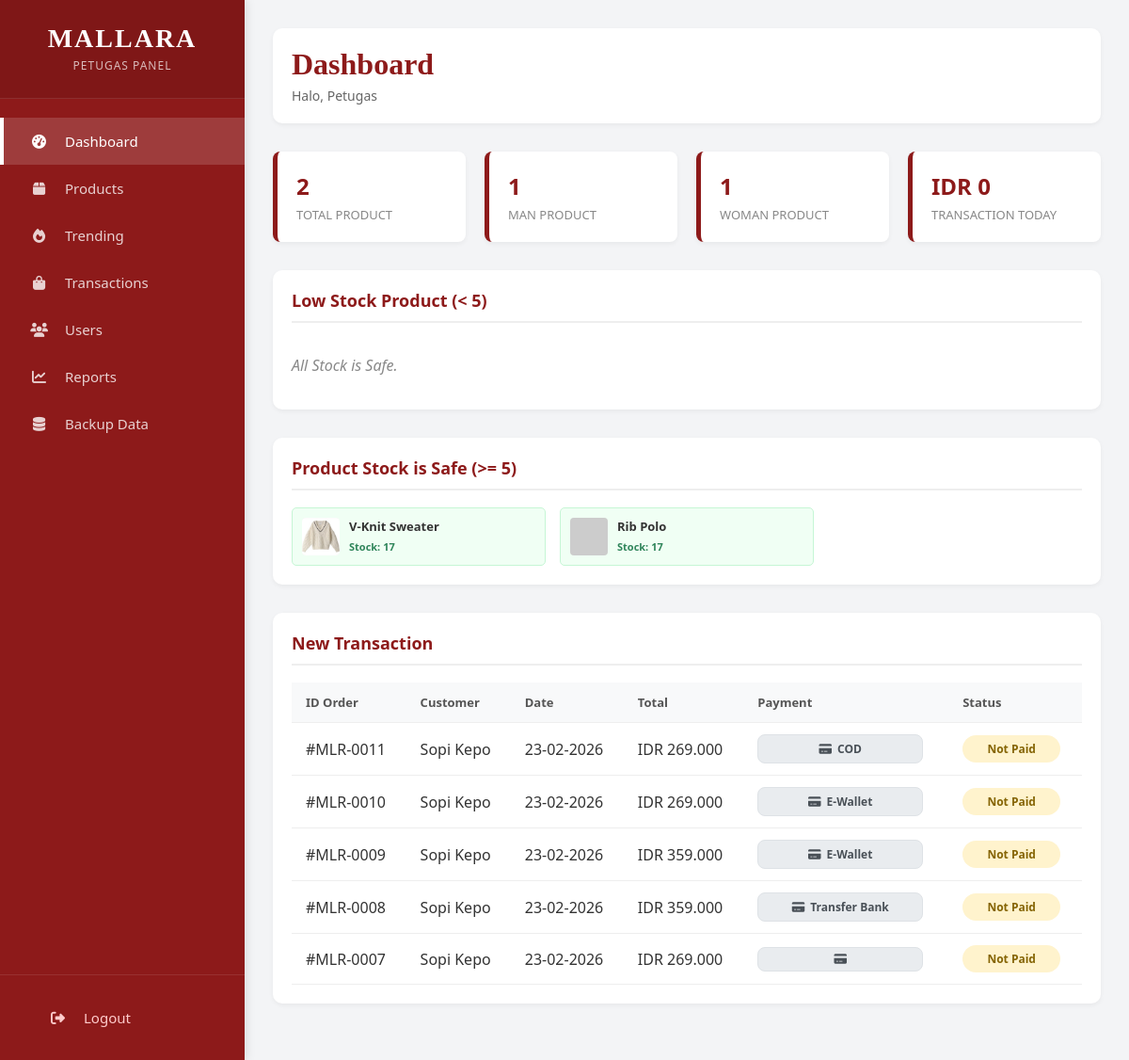
Screenshot of /petugas/dashboard.php (signed in) with the database file from the repository.
### tables this page shows
CREATE TABLE `products` (
  `id` int(11) NOT NULL,
  `name` varchar(100) DEFAULT NULL,
  `price` int(11) DEFAULT NULL,
  `category` enum('man','woman') DEFAULT NULL,
  `image` varchar(255) DEFAULT NULL,
  `stock` int(11) DEFAULT 0,
  `rating` decimal(3,1) DEFAULT 0.0,
  `sold` int(11) DEFAULT 0,
  `is_trending` tinyint(1) DEFAULT 0,
  `description` text DEFAULT NULL,
  `created_at` timestamp NOT NULL DEFAULT current_timestamp()
);

CREATE TABLE `orders` (
  `id` int(11) NOT NULL,
  `user_id` int(11) NOT NULL,
  `invoice_code` varchar(50) DEFAULT NULL,
  `total` decimal(10,2) DEFAULT 0.00,
  `status` enum('Not Paid','Packed','Delivery','Completed','Cancelled','Rating') DEFAULT 'Not Paid',
  `payment_method` varchar(50) DEFAULT NULL,
  `shipping_name` varchar(100) DEFAULT NULL,
  `shipping_phone` varchar(20) DEFAULT NULL,
  `shipping_address` text DEFAULT NULL,
  `items_detail` text DEFAULT NULL,
  `created_at` timestamp NOT NULL DEFAULT current_timestamp()
);

CREATE TABLE `users` (
  `id` int(11) NOT NULL,
  `full_name` varchar(100) DEFAULT NULL,
  `no_telp` varchar(20) DEFAULT NULL,
  `email` varchar(100) NOT NULL,
  `username` varchar(100) NOT NULL,
  `password` varchar(255) NOT NULL,
  `role` enum('admin','petugas','customer') DEFAULT NULL,
  `created_at` timestamp NOT NULL DEFAULT current_timestamp(),
  `phone` varchar(50) DEFAULT NULL,
  `address` text DEFAULT NULL,
  `photo` varchar(255) DEFAULT NULL
);

### petugas/dashboard.php (the view, shortened to what this page needs)
<?php
require '../config/database.php';
function getPaymentLabel($method) {
    $labels = [
        'bank' => 'Transfer Bank',
        'ewallet' => 'E-Wallet',
        'cod' => 'COD'
    ];
    return $labels[$method] ?? ucfirst($method);
}
 $displayName = htmlspecialchars($_SESSION['full_name']);
if (strtolower($displayName) == 'admin') {
    $displayName = 'Petugas';
}
 $qTotalProd = mysqli_query($conn, "SELECT COUNT(*) as c FROM products");
 $totalProd = mysqli_fetch_assoc($qTotalProd)['c'];
 $todayRevenue = 0;
 $qMan = mysqli_query($conn, "SELECT COUNT(*) as c FROM products WHERE category='Man'");
 $countMan = mysqli_fetch_assoc($qMan)['c'];
 $qWoman = mysqli_query($conn, "SELECT COUNT(*) as c FROM products WHERE category='Woman'");
 $countWoman = mysqli_fetch_assoc($qWoman)['c'];
 $qTrx = mysqli_query($conn, "SELECT o.*, u.full_name FROM orders o JOIN users u ON o.user_id = u.id ORDER BY o.id DESC LIMIT 5");
 $qLowStock = mysqli_query($conn, "SELECT * FROM products WHERE stock < 5 ORDER BY stock ASC");
 $qSafeStock = mysqli_query($conn, "SELECT * FROM products WHERE stock >= 5 ORDER BY id DESC LIMIT 3");
?>
<!DOCTYPE html>
<html lang="id">
<head>
    <link rel="stylesheet" href="../assets/css/style.css">
    <link rel="stylesheet" href="https://cdnjs.cloudflare.com/ajax/libs/font-awesome/6.4.0/css/all.min.css">
</head>
<body>
    <aside class="sidebar">
        <div class="sidebar-header"><h2>MALLARA</h2><span>PETUGAS PANEL</span></div>
        <nav class="sidebar-menu">
            <a href="dashboard.php" class="menu-item active"><i class="fas fa-tachometer-alt"></i> <span>Dashboard</span></a>
            <a href="products.php" class="menu-item"><i class="fas fa-box"></i> <span>Products</span></a>
            <a href="trending.php" class="menu-item"><i class="fas fa-fire"></i> <span>Trending</span></a>
            <a href="orders.php" class="menu-item"><i class="fas fa-shopping-bag"></i> <span>Transactions</span></a>
            <a href="users.php" class="menu-item"><i class="fas fa-users"></i> <span>Users</span></a>
            <a href="reports.php" class="menu-item"><i class="fas fa-chart-line"></i> <span>Reports</span></a>
            <a href="backup_data.php" class="menu-item"><i class="fas fa-database"></i> <span>Backup Data</span></a>
        </nav>
        <div class="sidebar-footer"><a href="../auth/logout.php" class="menu-item" style="color: #ffcccc;"><i class="fas fa-sign-out-alt"></i> <span>Logout</span></a></div>
    </aside>
    <main class="main-content">
        <div class="admin-topbar">
            <div class="welcome-text"><h1>Dashboard</h1><p>Halo, <?= $displayName ?></p></div>
        </div>
        <div class="stats-grid">
            <div class="stat-card"><div class="stat-info"><h3><?= $totalProd ?></h3><p>Total Product</p></div></div>
            <div class="stat-card"><div class="stat-info"><h3><?= $countMan ?></h3><p>Man Product</p></div></div>
            <div class="stat-card"><div class="stat-info"><h3><?= $countWoman ?></h3><p>Woman Product</p></div></div>
            <div class="stat-card"><div class="stat-info"><h3>IDR <?= number_format($todayRevenue, 0, ',', '.') ?></h3><p>Transaction Today</p></div></div>
        </div>
        <div class="section-card">
            <h3 class="section-title">Low Stock Product (< 5)</h3>
            <div class="stock-list">
                <?php if (mysqli_num_rows($qLowStock) > 0): ?>
                    <?php while($ls = mysqli_fetch_assoc($qLowStock)):
                        $imgPath = "../assets/img/products/" . $ls['category'] . "/" . $ls['image'];
                        if(!file_exists($imgPath)) $imgPath = "https://picsum.photos/seed/low/50/50";
                    ?>
                    <div class="stock-item low">
                        <img src="<?= $imgPath ?>" alt="img">
                        <div class="stock-text">
                            <h5><?= $ls['name'] ?></h5>
                            <span>Stock: <?= $ls['stock'] ?></span>
                        </div>
                    </div>
                    <?php endwhile; ?>
                <?php else: ?>
                    <p style="color:#888; font-style:italic;">All Stock is Safe.</p>
                <?php endif; ?>
            </div>
        </div>
        <div class="section-card">
            <h3 class="section-title">Product Stock is Safe (>= 5)</h3>
            <div class="stock-list">
                <?php if (mysqli_num_rows($qSafeStock) > 0): ?>
                    <?php while($ss = mysqli_fetch_assoc($qSafeStock)):
                        $imgPath = "../assets/img/products/" . $ss['category'] . "/" . $ss['image'];
                        if(!file_exists($imgPath)) $imgPath = "https://picsum.photos/seed/safe/50/50";
                    ?>
                    <div class="stock-item safe">
                        <img src="<?= $imgPath ?>" alt="img">
                        <div class="stock-text">
                            <h5><?= $ss['name'] ?></h5>
                            <span>Stock: <?= $ss['stock'] ?></span>
                        </div>
                    </div>
                    <?php endwhile; ?>
                <?php else: ?>
                    <p style="color:#888;">Tidak ada produk dalam kategori ini.</p>
                <?php endif; ?>
            </div>
        </div>
        <div class="section-card">
            <h3 class="section-title">New Transaction</h3>
            <table>
                <thead><tr><th>ID Order</th><th>Customer</th><th>Date</th><th>Total</th><th>Payment</th><th>Status</th></tr></thead>
                <tbody>
                    <?php if (mysqli_num_rows($qTrx) > 0): ?>
                        <?php while ($row = mysqli_fetch_assoc($qTrx)):
                            $badgeClass = '';
                            $status = $row['status'];
                            if ($status == 'Process') $badgeClass = 'badge-process';
                            elseif ($status == 'Shipped') $badgeClass = 'badge-shipped';
                            elseif ($status == 'Delivered') $badgeClass = 'badge-delivered';
                            elseif ($status == 'Done') $badgeClass = 'badge-done';
                            elseif ($status == 'Cancelled') $badgeClass = 'badge-cancelled';
                            else $badgeClass = 'badge-pending';
                        ?>
                        <tr>
                            <td>#MLR-<?= sprintf('%04d', $row['id']) ?></td>
                            <td><?= $row['full_name'] ?></td>
                            <td><?= date('d-m-Y', strtotime($row['created_at'])) ?></td>
                            <td>IDR <?= number_format($row['total'], 0, ',', '.') ?></td>
                            <td>
                                <span class="payment-badge">
                                    <i class="fas fa-credit-card"></i> <?= getPaymentLabel($row['payment_method']) ?>
                                </span>
                            </td>
                            <td><span class="badge <?= $badgeClass ?>"><?= ucfirst($status) ?></span></td>
                        </tr>
                        <?php endwhile; ?>
                    <?php else: ?>
                        <tr><td colspan="6" style="text-align: center; padding: 20px;">Belum ada transaksi.</td></tr>
                    <?php endif; ?>
                </tbody>
            </table>
        </div>
    </main>
</body>
</html>

### assets/css/style.css (style rules this page uses)
body { margin:0; font-family: 'Segoe UI'; background:#8b0000; color:white; }

### petugas/dashboard.php (style rules this page uses)
:root { --admin-primary: #8d1a1a; --admin-bg: #f3f4f6; }
body { margin: 0; padding: 0; font-family: 'Segoe UI', sans-serif; background: var(--admin-bg); display: flex; min-height: 100vh; color: #333; }
.sidebar { width: 260px; background: var(--admin-primary); color: white; position: fixed; top: 0; left: 0; height: 100%; display: flex; flex-direction: column; box-shadow: 2px 0 10px rgba(0,0,0,0.1); z-index: 1000; }
.sidebar-header { padding: 25px; text-align: center; border-bottom: 1px solid rgba(255,255,255,0.1); background: rgba(0,0,0,0.1); }
.sidebar-header h2 { margin: 0; font-family: 'Times New Roman', serif; letter-spacing: 2px; font-size: 28px; }
.sidebar-header span { font-size: 12px; opacity: 0.7; letter-spacing: 1px; }
.sidebar-menu { flex: 1; padding-top: 20px; }
.menu-item { display: flex; align-items: center; padding: 15px 25px; color: rgba(255,255,255,0.8); text-decoration: none; transition: 0.3s; border-left: 4px solid transparent; font-size: 15px; }
.menu-item i { width: 25px; text-align: center; margin-right: 15px; }
.menu-item:hover, .menu-item.active { background: rgba(255, 255,255, 0.15); color: white; border-left-color: #fff; }
.sidebar-footer { padding: 20px; border-top: 1px solid rgba(255,255,255,0.1); }
.main-content { margin-left: 260px; flex: 1; padding: 30px; width: calc(100% - 260px); }
.admin-topbar { display: flex; justify-content: space-between; align-items: center; margin-bottom: 30px; background: white; padding: 20px; border-radius: 10px; box-shadow: 0 2px 5px rgba(0,0,0,0.05); }
.welcome-text h1 { margin: 0; color: var(--admin-primary); font-family: 'Times New Roman', serif; font-size: 32px; }
.welcome-text p { margin: 5px 0 0; color: #666; font-size: 14px; }
.stats-grid { display: grid; grid-template-columns: repeat(auto-fit, minmax(200px, 1fr)); gap: 20px; margin-bottom: 30px; }
.stat-card { background: white; padding: 20px; border-radius: 8px; box-shadow: 0 2px 5px rgba(0,0,0,0.05); border-left: 5px solid var(--admin-primary); }
.stat-info h3 { margin: 0; font-size: 24px; color: var(--admin-primary); font-weight: bold; }
.stat-info p { margin: 5px 0 0; color: #888; font-size: 13px; text-transform: uppercase; }
.section-card { background: white; padding: 20px; border-radius: 10px; box-shadow: 0 2px 5px rgba(0,0,0,0.05); margin-bottom: 30px; }
.section-title { margin-top: 0; color: var(--admin-primary); border-bottom: 2px solid #eee; padding-bottom: 10px; font-size: 18px; }
.stock-list { display: grid; grid-template-columns: repeat(auto-fill, minmax(200px, 1fr)); gap: 15px; margin-top: 15px; }
.stock-item { display: flex; align-items: center; padding: 10px; border-radius: 5px; border: 1px solid #eee; }
.stock-item img { width: 40px; height: 40px; object-fit: cover; border-radius: 4px; margin-right: 10px; }
.stock-text h5 { margin: 0; font-size: 13px; color: #333; }
.stock-text span { font-size: 11px; font-weight: bold; }
.stock-item.safe { background: #f0fff4; border-color: #c6f6d5; }
.stock-item.safe span { color: #2f855a; }
table { width: 100%; border-collapse: collapse; margin-top: 15px; }
th, td { padding: 12px 15px; text-align: left; border-bottom: 1px solid #eee; }
th { background-color: #f8f9fa; color: #555; font-weight: 600; font-size: 13px; }
.badge { padding: 6px 12px; border-radius: 20px; font-size: 12px; font-weight: bold; color: white; text-transform: capitalize; display: inline-block; min-width: 80px; text-align: center; }
.badge-pending { background: #fff3cd; color: #856404; }
.payment-badge { display: inline-flex; align-items: center; justify-content: center; gap: 6px; padding: 6px 12px; border-radius: 8px; font-size: 12px; font-weight: 600; background: #e9ecef; color: #495057; border: 1px solid #dee2e6; min-width: 150px; text-align: center; white-space: nowrap; }

### rows the page displays
products: category+image (picture), name "V-Knit Sweater", stock "17"
products: name "Rib Polo", stock "17"
orders: id "0011", user.full_name "Sopi Kepo", created_at "23-02-2026", total "269.000", payment_method "COD", status "Not Paid"
orders: id "0010", user.full_name "Sopi Kepo", created_at "23-02-2026", total "269.000", payment_method "E-Wallet", status "Not Paid"
orders: id "0009", user.full_name "Sopi Kepo", created_at "23-02-2026", total "359.000", payment_method "E-Wallet", status "Not Paid"
orders: id "0008", user.full_name "Sopi Kepo", created_at "23-02-2026", total "359.000", payment_method "Transfer Bank", status "Not Paid"
orders: id "0007", user.full_name "Sopi Kepo", created_at "23-02-2026", total "269.000", status "Not Paid"

### other values shown
$displayName "Petugas"
$totalProd "2"
$countMan "1"
$countWoman "1"
$todayRevenue "0"
